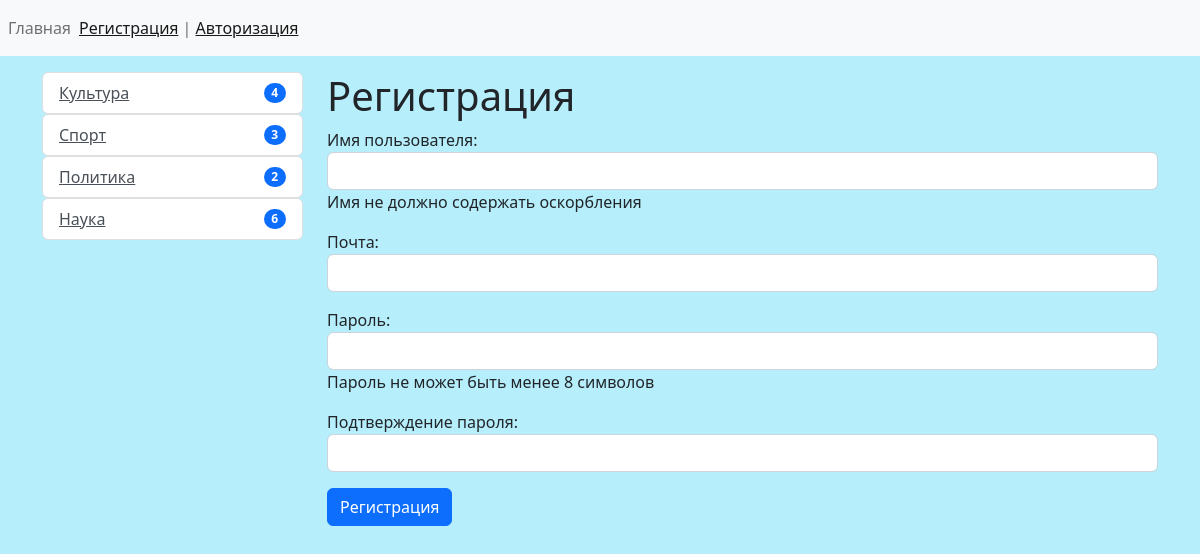
Screenshot of /register/ with the database file from the repository.
### news/models.py (models this page shows, shortened)
class Category(models.Model):
    title = models.CharField(
        max_length=150, db_index=True,
        verbose_name='Название категории'
    )
    def get_absolute_url(self):
        return reverse(
            'category',
            kwargs={"category_id": self.pk, }
        )
    class Meta:
        verbose_name = 'Категория'
        verbose_name_plural = 'Категории'
        ordering = ['title']

### news/views.py (the view)
# urls.py: path('register/', register, name='register'),
def register(request):
    if request.method == "POST":
        form = UserRegisterForm(request.POST)
        if form.is_valid():
            form.save()
            messages.success(request, 'Вы успешно зарегистрировались')
            return redirect('login')
        else:
            messages.error(request, 'Ошибка регистрации')
    else:
        form = UserRegisterForm()
    return render(request, 'news/register.html', {"form": form})

### news/forms.py
class UserRegisterForm(UserCreationForm):
    username = forms.CharField(label='Имя пользователя', help_text='Имя не должно содержать оскорбления',
                               widget=forms.TextInput(attrs={'class': 'form-control', 'autocomlete': 'off'}))
    email = forms.EmailField(label='Почта', widget=forms.EmailInput(attrs={'class': 'form-control'}))
    password1 = forms.CharField(label='Пароль', help_text='Пароль не может быть менее 8 символов',
                                widget=forms.PasswordInput(attrs={'class': 'form-control'}))
    password2 = forms.CharField(label='Подтверждение пароля',
                                widget=forms.PasswordInput(attrs={'class': 'form-control'}))
    class Meta:
        model = User
        fields = ('username', 'email', 'password1', 'password2')

### news/templatetags/news_tags.py (called while the page is built)
@register.inclusion_tag('news/list_categories.html')
def show_categories():
    categories = Category.objects.annotate(cnt=Count('news', filter=F('news__is_published'))).filter(cnt__gt=0)
    return {"categories": categories, }

### news/templates/news/register.html (shortened to what this page needs)
{% extends 'base.html' %}
{% block sidebar %}
{% include 'inc/_sidebar.html' %}
{% endblock %}
{% block content %}
<h1>Регистрация</h1>
<form method="post">
    {{ form.as_p }}
    <button class="btn btn-primary" type="submit">Регистрация</button>
</form>
{% endblock %}

### news/templates/news/list_categories.html
<div class="list-group">
    {% for item in categories %}
    <ul class="list-group">
        <li class="list-group-item d-flex justify-content-between align-items-center">
            <a href="{{ item.get_absolute_url }}" class="list-group-item-action">{{ item.title }}</a>
            <span class="badge bg-primary rounded-pill">{{ item.cnt }}</span>
        </li>
    </ul>
    {% endfor %}
</div>

### djangoProject/static/css/style.css (style rules this page uses)
body { background-color: #b6effb; }

### rows the page displays
Category: title "Культура", cnt "4"
Category: title "Спорт", cnt "3"
Category: title "Политика", cnt "2"
Category: title "Наука", cnt "6"
